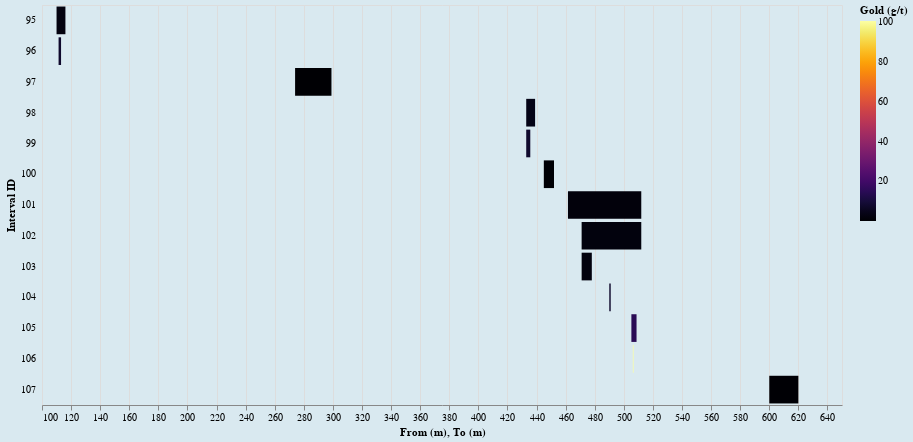

Notebook source saved alongside this figure:
### Markdown cell above
- We only have the total grade, INCLUDING the high-grade, child subintervals. Considering it in that way ignores the fact that the high-grade intervals are included in the wider, lower-grade intervals, inflating the grade measured over that length. This has enormous implications for the *continuity* of the mineralization, which determines the feasibility of the project. 

In order to eliminate this effect we'll need to do some math with the intercepts. This visualization attempts to show this hierarchical, branching structure:

### Code cell
#hide_input

import altair as alt

y_axis = alt.Axis(
    title='Interval ID',
    offset=5,
    ticks=False,
    domain=False
)

alt.Chart(dh).mark_bar().encode(
    alt.X('From (m):Q',
        scale=alt.Scale(zero=False)),
    x2='To (m):Q',
    y=alt.Y('Record:N', axis=y_axis),
    color=alt.Color('Gold (g/t):Q', scale=alt.Scale(scheme="inferno")),
    tooltip=[
        alt.Tooltip('Width (m):Q', title='Width'),
        alt.Tooltip('Gold (g/t):Q', title='Gold Grade')
    ]
).properties(width=800, height=400).configure(background='#D9E9F0')

### Figure 1 — Vega-Lite specification as saved in the notebook (floating-point values rounded to 4 significant figures)
{"config": {"view": {"continuousWidth": 400, "continuousHeight": 300}, "background": "#D9E9F0"}, "data": {"name": "data-70b56d0e4e560e80b77da584878b3f69"}, "mark": "bar", "encoding": {"color": {"type": "quantitative", "field": "Gold (g/t)", "scale": {"scheme": "inferno"}}, "tooltip": [{"type": "quantitative", "field": "Width (m)", "title": "Width"}, {"type": "quantitative", "field": "Gold (g/t)", "title": "Gold Grade"}], "x": {"type": "quantitative", "field": "From (m)", "scale": {"zero": false}}, "x2": {"field": "To (m)"}, "y": {"type": "nominal", "axis": {"domain": false, "offset": 5, "ticks": false, "title": "Interval ID"}, "field": "Record"}}, "height": 400, "width": 800, "$schema": "https://vega.github.io/schema/vega-lite/v4.8.1.json", "datasets": {"data-70b56d0e4e560e80b77da584878b3f69": [{"Drill Hole": "BR-022", "Unnamed: 1": "including", "From (m)": 110.0, "To (m)": 116.1, "Width (m)": 6.1, "Gold (g/t)": 2.62, "Record": 95}, {"Drill Hole": "BR-022", "Unnamed: 1": "and including", "From (m)": 111.4, "To (m)": 113.1, "Width (m)": 1.7, "Gold (g/t)": 7.92, "Record": 96}, {"Drill Hole": "BR-022", "Unnamed: 1": "and", "From (m)": 274.0, "To (m)": 299.0, "Width (m)": 25.0, "Gold (g/t)": 0.19, "Record": 97}, {"Drill Hole": "BR-022", "Unnamed: 1": "and", "From (m)": 432.9, "To (m)": 439.0, "Width (m)": 6.1, "Gold (g/t)": 4.05, "Record": 98}, {"Drill Hole": "BR-022", "Unnamed: 1": "including", "From (m)": 432.9, "To (m)": 435.7, "Width (m)": 2.8, "Gold (g/t)": 8.18, "Record": 99}, {"Drill Hole": "BR-022", "Unnamed: 1": "and", "From (m)": 445.0, "To (m)": 452.0, "Width (m)": 7.0, "Gold (g/t)": 0.41, "Record": 100}, {"Drill Hole": "BR-022", "Unnamed: 1": "and", "From (m)": 461.6, "To (m)": 512.0, "Width (m)": 50.4, "Gold (g/t)": 1.78, "Record": 101}, {"Drill Hole": "BR-022", "Unnamed: 1": "including", "From (m)": 471.0, "To (m)": 512.0, "Width (m)": 41.0, "Gold (g/t)": 2.09, "Record": 102}, {"Drill Hole": "BR-022", "Unnamed: 1": "and including", "From (m)": 471.0, "To (m)": 478.0, "Width (m)": 7.0, "Gold (g/t)": 2.37, "Record": 103}, {"Drill Hole": "BR-022", "Unnamed: 1": "and including", "From (m)": 490.0, "To (m)": 491.0, "Width (m)": 1.0, "Gold (g/t)": 8.15, "Record": 104}, {"Drill Hole": "BR-022", "Unnamed: 1": "and including", "From (m)": 505.2, "To (m)": 508.8, "Width (m)": 3.55, "Gold (g/t)": 14.9, "Record": 105}, {"Drill Hole": "BR-022", "Unnamed: 1": "and including", "From (m)": 506.2, "To (m)": 506.7, "Width (m)": 0.5, "Gold (g/t)": 100.5, "Record": 106}, {"Drill Hole": "BR-022", "Unnamed: 1": "and", "From (m)": 600.0, "To (m)": 620.0, "Width (m)": 20.0, "Gold (g/t)": 0.52, "Record": 107}]}}
